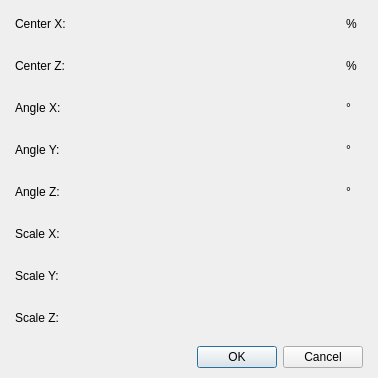
<?xml version="1.0" encoding="UTF-8"?>
<ui version="4.0">
 <class>DialogTransformations</class>
 <widget class="QDialog" name="DialogTransformations">
  <property name="geometry">
   <rect>
    <x>0</x>
    <y>0</y>
    <width>378</width>
    <height>322</height>
   </rect>
  </property>
  <property name="windowTitle">
   <string>Dialog</string>
  </property>
  <layout class="QGridLayout" name="gridLayout_2">
   <property name="leftMargin">
    <number>15</number>
   </property>
   <property name="topMargin">
    <number>10</number>
   </property>
   <property name="rightMargin">
    <number>15</number>
   </property>
   <property name="bottomMargin">
    <number>10</number>
   </property>
   <item row="0" column="0">
    <layout class="QVBoxLayout" name="verticalLayout" stretch="1,0">
     <property name="spacing">
      <number>15</number>
     </property>
     <item>
      <layout class="QGridLayout" name="gridLayout">
       <item row="3" column="0">
        <widget class="QLabel" name="labelAngleY">
         <property name="text">
          <string>Angle Y:</string>
         </property>
        </widget>
       </item>
       <item row="6" column="1">
        <widget class="PanelPrimitiveValue" name="PanelPrimitiveScaleY" native="true">
         <property name="enabled">
          <bool>true</bool>
         </property>
         <property name="minimumSize">
          <size>
           <width>0</width>
           <height>27</height>
          </size>
         </property>
         <property name="maximumSize">
          <size>
           <width>250</width>
           <height>27</height>
          </size>
         </property>
        </widget>
       </item>
       <item row="2" column="0">
        <widget class="QLabel" name="labelAngleX">
         <property name="text">
          <string>Angle X:</string>
         </property>
        </widget>
       </item>
       <item row="5" column="1">
        <widget class="PanelPrimitiveValue" name="PanelPrimitiveScaleX" native="true">
         <property name="enabled">
          <bool>true</bool>
         </property>
         <property name="minimumSize">
          <size>
           <width>0</width>
           <height>27</height>
          </size>
         </property>
         <property name="maximumSize">
          <size>
           <width>250</width>
           <height>27</height>
          </size>
         </property>
        </widget>
       </item>
       <item row="7" column="0">
        <widget class="QLabel" name="labelScaleZ">
         <property name="text">
          <string>Scale Z:</string>
         </property>
        </widget>
       </item>
       <item row="6" column="0">
        <widget class="QLabel" name="labelScaleY">
         <property name="text">
          <string>Scale Y:</string>
         </property>
        </widget>
       </item>
       <item row="5" column="0">
        <widget class="QLabel" name="labelScaleX">
         <property name="text">
          <string>Scale X:</string>
         </property>
        </widget>
       </item>
       <item row="2" column="1">
        <widget class="PanelPrimitiveValue" name="PanelPrimitiveAngleX" native="true">
         <property name="enabled">
          <bool>true</bool>
         </property>
         <property name="minimumSize">
          <size>
           <width>0</width>
           <height>27</height>
          </size>
         </property>
         <property name="maximumSize">
          <size>
           <width>250</width>
           <height>27</height>
          </size>
         </property>
        </widget>
       </item>
       <item row="0" column="3" rowspan="8">
        <spacer name="horizontalSpacer">
         <property name="orientation">
          <enum>Qt::Horizontal</enum>
         </property>
         <property name="sizeHint" stdset="0">
          <size>
           <width>208</width>
           <height>238</height>
          </size>
         </property>
        </spacer>
       </item>
       <item row="4" column="1">
        <widget class="PanelPrimitiveValue" name="PanelPrimitiveAngleZ" native="true">
         <property name="enabled">
          <bool>true</bool>
         </property>
         <property name="minimumSize">
          <size>
           <width>0</width>
           <height>27</height>
          </size>
         </property>
         <property name="maximumSize">
          <size>
           <width>250</width>
           <height>27</height>
          </size>
         </property>
        </widget>
       </item>
       <item row="0" column="1">
        <widget class="PanelPrimitiveValue" name="PanelPrimitiveCenterX" native="true">
         <property name="enabled">
          <bool>true</bool>
         </property>
         <property name="minimumSize">
          <size>
           <width>250</width>
           <height>27</height>
          </size>
         </property>
         <property name="maximumSize">
          <size>
           <width>250</width>
           <height>27</height>
          </size>
         </property>
        </widget>
       </item>
       <item row="1" column="0">
        <widget class="QLabel" name="labelCenterZ">
         <property name="text">
          <string>Center Z:</string>
         </property>
        </widget>
       </item>
       <item row="1" column="1">
        <widget class="PanelPrimitiveValue" name="PanelPrimitiveCenterY" native="true">
         <property name="enabled">
          <bool>true</bool>
         </property>
         <property name="minimumSize">
          <size>
           <width>0</width>
           <height>27</height>
          </size>
         </property>
         <property name="maximumSize">
          <size>
           <width>250</width>
           <height>27</height>
          </size>
         </property>
        </widget>
       </item>
       <item row="7" column="1">
        <widget class="PanelPrimitiveValue" name="PanelPrimitiveScaleZ" native="true">
         <property name="enabled">
          <bool>true</bool>
         </property>
         <property name="minimumSize">
          <size>
           <width>0</width>
           <height>27</height>
          </size>
         </property>
         <property name="maximumSize">
          <size>
           <width>250</width>
           <height>27</height>
          </size>
         </property>
        </widget>
       </item>
       <item row="0" column="0">
        <widget class="QLabel" name="labelCenterX">
         <property name="text">
          <string>Center X:</string>
         </property>
        </widget>
       </item>
       <item row="4" column="0">
        <widget class="QLabel" name="labelAngleZ">
         <property name="text">
          <string>Angle Z:</string>
         </property>
        </widget>
       </item>
       <item row="3" column="1">
        <widget class="PanelPrimitiveValue" name="PanelPrimitiveAngleY" native="true">
         <property name="enabled">
          <bool>true</bool>
         </property>
         <property name="minimumSize">
          <size>
           <width>0</width>
           <height>27</height>
          </size>
         </property>
         <property name="maximumSize">
          <size>
           <width>250</width>
           <height>27</height>
          </size>
         </property>
        </widget>
       </item>
       <item row="0" column="2">
        <widget class="QLabel" name="label">
         <property name="text">
          <string>%</string>
         </property>
        </widget>
       </item>
       <item row="1" column="2">
        <widget class="QLabel" name="label_2">
         <property name="text">
          <string>%</string>
         </property>
        </widget>
       </item>
       <item row="2" column="2">
        <widget class="QLabel" name="label_3">
         <property name="text">
          <string>°</string>
         </property>
        </widget>
       </item>
       <item row="3" column="2">
        <widget class="QLabel" name="label_4">
         <property name="text">
          <string>°</string>
         </property>
        </widget>
       </item>
       <item row="4" column="2">
        <widget class="QLabel" name="label_5">
         <property name="text">
          <string>°</string>
         </property>
        </widget>
       </item>
      </layout>
     </item>
     <item>
      <widget class="QDialogButtonBox" name="buttonBox">
       <property name="orientation">
        <enum>Qt::Horizontal</enum>
       </property>
       <property name="standardButtons">
        <set>QDialogButtonBox::Cancel|QDialogButtonBox::Ok</set>
       </property>
      </widget>
     </item>
    </layout>
   </item>
  </layout>
 </widget>
 <customwidgets>
  <customwidget>
   <class>PanelPrimitiveValue</class>
   <extends>QWidget</extends>
   <header>panelprimitivevalue.h</header>
   <container>1</container>
  </customwidget>
 </customwidgets>
 <resources/>
 <connections>
  <connection>
   <sender>buttonBox</sender>
   <signal>accepted()</signal>
   <receiver>DialogTransformations</receiver>
   <slot>accept()</slot>
   <hints>
    <hint type="sourcelabel">
     <x>248</x>
     <y>254</y>
    </hint>
    <hint type="destinationlabel">
     <x>157</x>
     <y>274</y>
    </hint>
   </hints>
  </connection>
  <connection>
   <sender>buttonBox</sender>
   <signal>rejected()</signal>
   <receiver>DialogTransformations</receiver>
   <slot>reject()</slot>
   <hints>
    <hint type="sourcelabel">
     <x>316</x>
     <y>260</y>
    </hint>
    <hint type="destinationlabel">
     <x>286</x>
     <y>274</y>
    </hint>
   </hints>
  </connection>
 </connections>
</ui>
